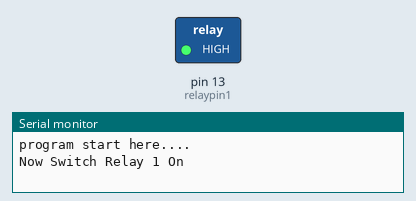
Recording of a sketch running on a simulated Arduino Uno, built with avr-gcc and run on an emulated ATmega328P. On the bench: switched loads named in the sketch (green lamp = pin HIGH), the last lines printed to the serial monitor.

Above: at 1.0 s.
At 3.0 s:
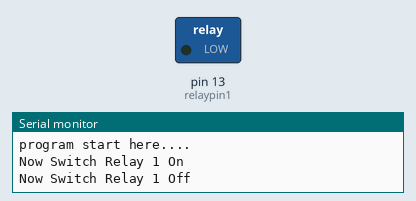
Timing chart, 0 to 5.2 s (numbered marks = the images above):
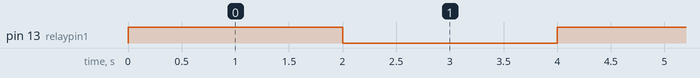

The sketch:

relaytesy01.ino
```cpp
#define relaypin1 13
#define turnon HIGH
#define turnoff LOW


void setup()
{
  pinMode(relaypin1, OUTPUT) ;


  Serial.begin(9600);
  Serial.println("program start here....");
}
void loop()
{
  digitalWrite(relaypin1, turnon);
  Serial.println("Now Switch Relay 1 On");
  delay(2000);
  digitalWrite(relaypin1, turnoff);
  Serial.println("Now Switch Relay 1 Off");
  delay(2000);

}
```

Measured:
- by itself, pin 13 (relaypin1): alternates HIGH for 2.0 s and LOW for 2.0 s
